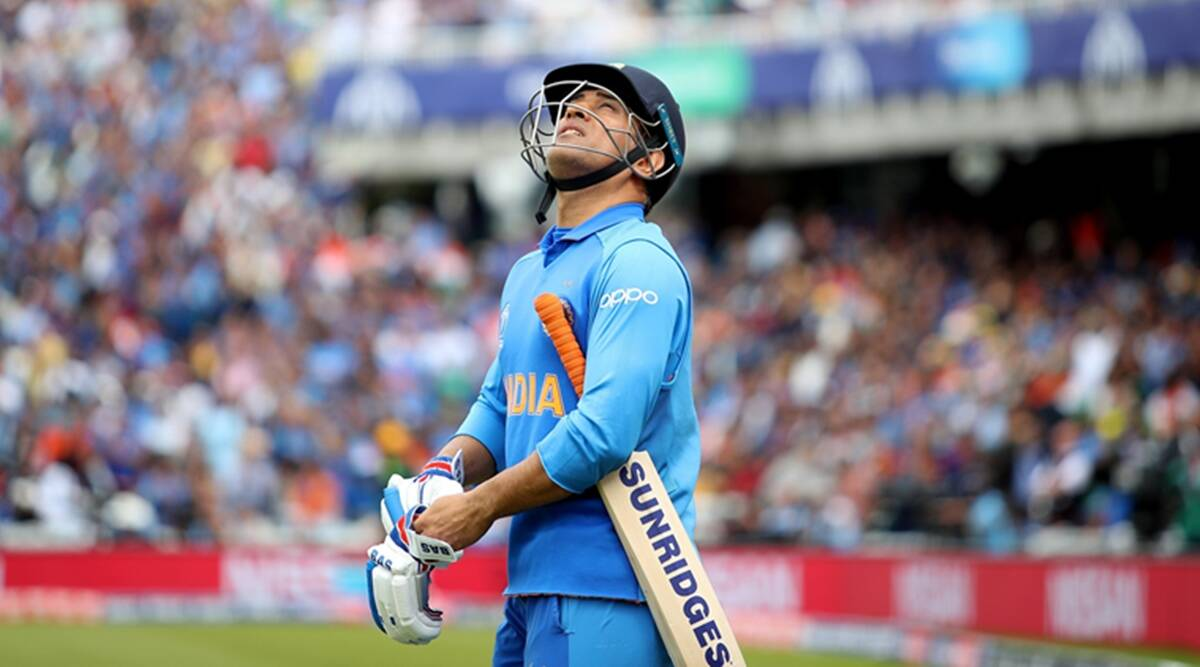
#> input picture msd.jpg, 1200 x 667 px
$ python -i app.py   (imports and definitions only)
#> lines starting #> are read from the running program, lines starting #| are printed output that depends on the picture
#> further down, picture is the input picture: shape (667, 1200, 3); mean B, G, R 132.5, 123, 128.1
import streamlit as st
import cv2
from PIL import Image
import numpy as np

def dodgeV2(x, y):
    return cv2.divide(x, 255 - y, scale=256)

def sketchit(img):
    img_gray = cv2.cvtColor(img, cv2.COLOR_BGR2GRAY)
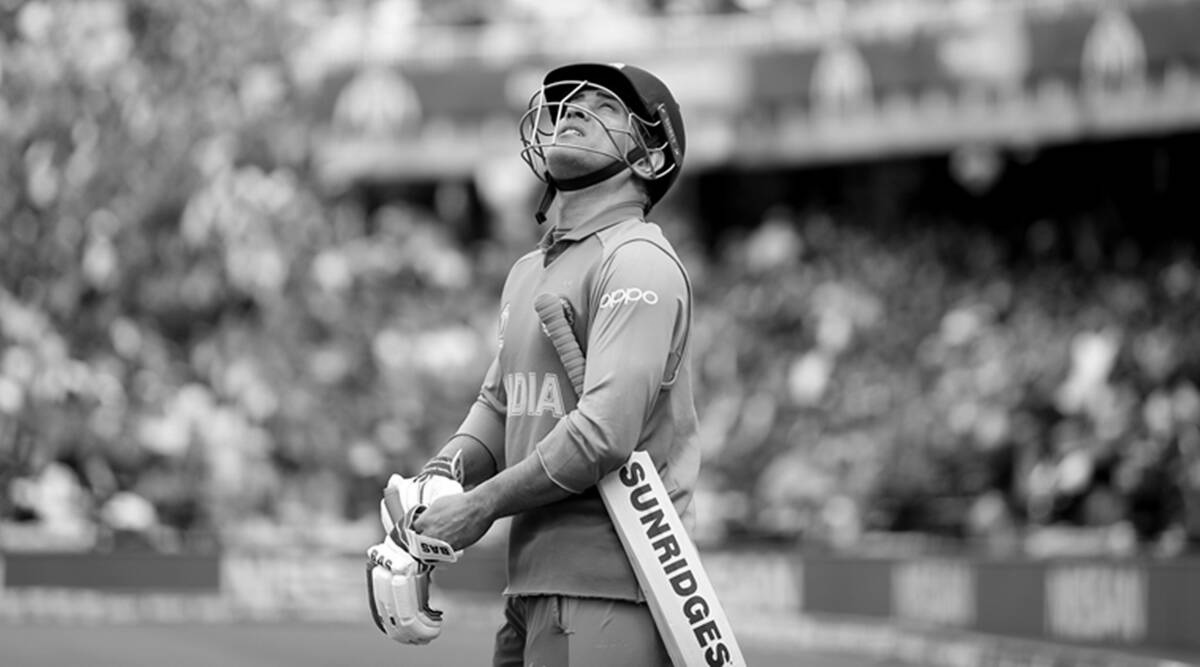
#> img_gray: shape (667, 1200); min 0, max 255, mean 125.6
    img_invert = cv2.bitwise_not(img_gray)
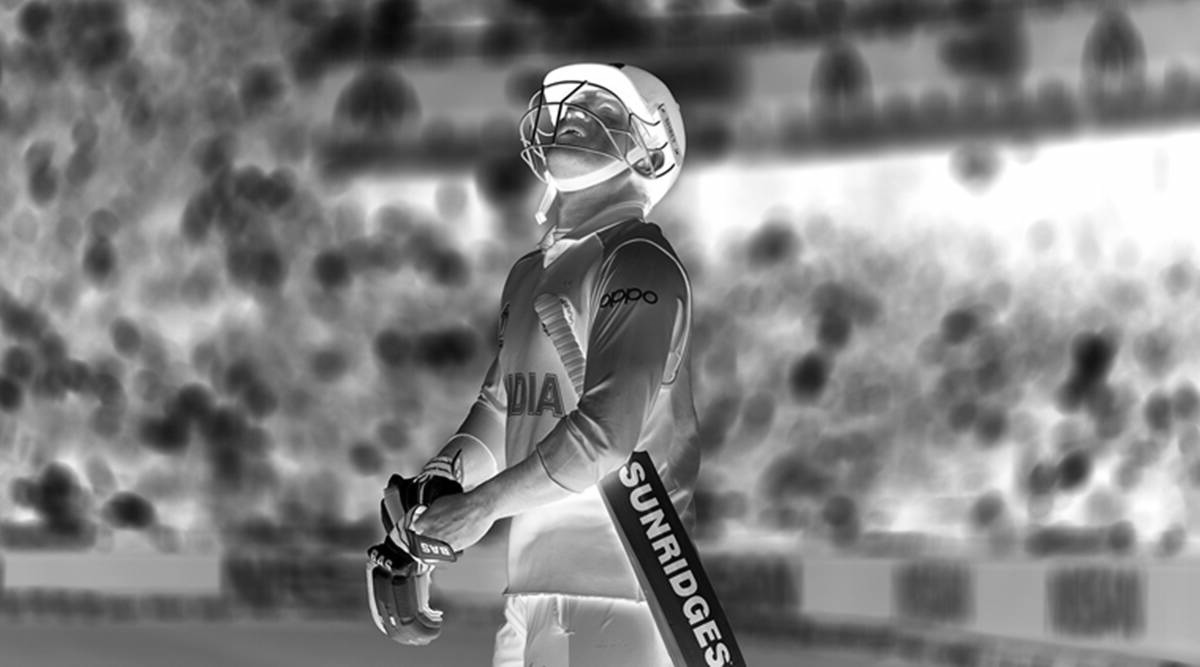
#> img_invert: shape (667, 1200); min 0, max 255, mean 129.4
    img_smoothing = cv2.GaussianBlur(img_invert, (21, 21),sigmaX=0, sigmaY=0)
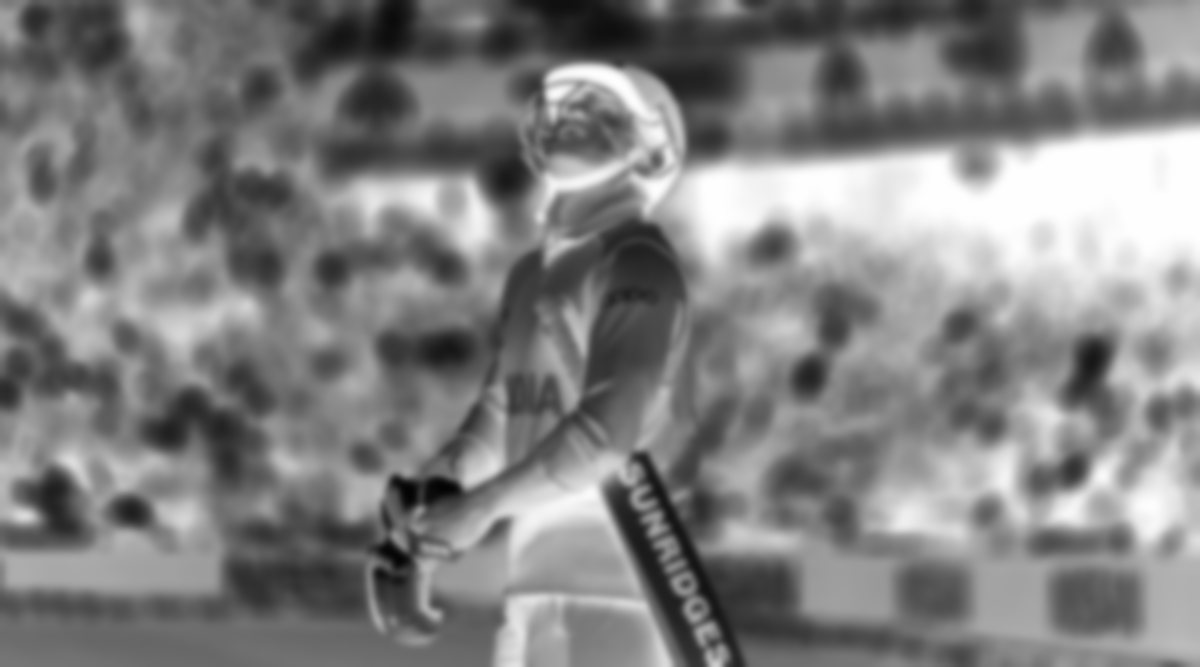
#> img_smoothing: shape (667, 1200); min 3, max 254, mean 129.4
    final_img = dodgeV2(img_gray, img_smoothing)
#> in dodgeV2, `return cv2.divide(x, 255 - y, scale=256)`:
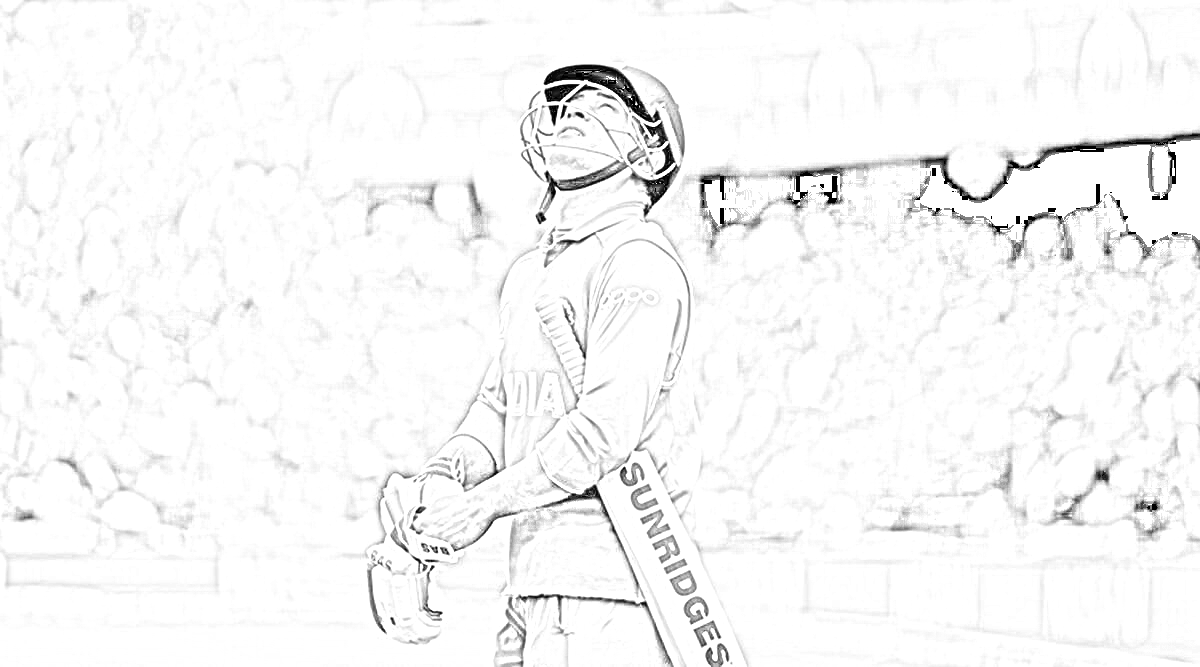
#> returned value: shape (667, 1200); min 0, max 255, mean 246.7
    return final_img

# [19 lines not run here, left out]

>>> import cv2
>>> picture = cv2.imread('msd.jpg')
>>> result = sketchit(picture)
